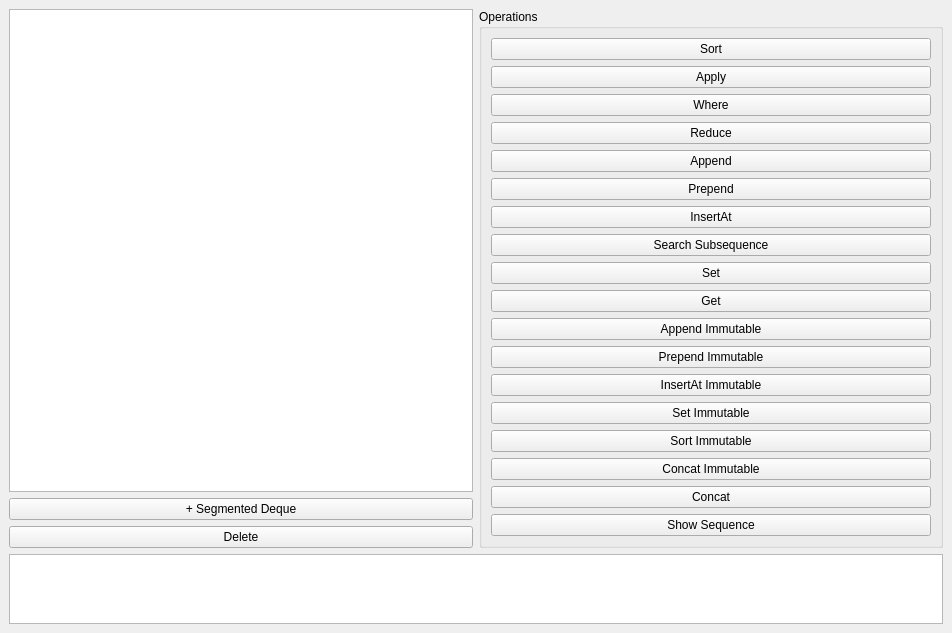
<?xml version="1.0" encoding="UTF-8"?>
<ui version="4.0">
 <class>MainWindow</class>
 <widget class="QMainWindow" name="MainWindow">
  <property name="geometry">
   <rect>
    <x>0</x>
    <y>0</y>
    <width>952</width>
    <height>623</height>
   </rect>
  </property>
  <property name="windowTitle">
   <string>Sequence Manager</string>
  </property>
  <widget class="QWidget" name="centralwidget">
   <layout class="QVBoxLayout" name="verticalLayout">
    <item>
     <layout class="QHBoxLayout" name="mainLayout" stretch="4,4">
      <item>
       <layout class="QVBoxLayout" name="sequenceLayout">
        <property name="sizeConstraint">
         <enum>QLayout::SizeConstraint::SetDefaultConstraint</enum>
        </property>
        <property name="leftMargin">
         <number>0</number>
        </property>
        <property name="rightMargin">
         <number>0</number>
        </property>
        <item>
         <widget class="QListWidget" name="sequenceListWidget">
          <property name="enabled">
           <bool>true</bool>
          </property>
         </widget>
        </item>
        <item>
         <widget class="QPushButton" name="addButton">
          <property name="text">
           <string>+ Segmented Deque</string>
          </property>
         </widget>
        </item>
        <item>
         <widget class="QPushButton" name="deleteButton">
          <property name="text">
           <string>Delete</string>
          </property>
         </widget>
        </item>
       </layout>
      </item>
      <item>
       <layout class="QGridLayout" name="operationLayout">
        <item row="0" column="0" colspan="2">
         <widget class="QGroupBox" name="operationsGroupBox">
          <property name="title">
           <string>Operations </string>
          </property>
          <layout class="QGridLayout" name="gridLayout">
           <item row="20" column="0">
            <widget class="QPushButton" name="concatButton">
             <property name="text">
              <string>Concat</string>
             </property>
            </widget>
           </item>
           <item row="19" column="0">
            <widget class="QPushButton" name="concatImmutableButton">
             <property name="text">
              <string>Concat Immutable</string>
             </property>
            </widget>
           </item>
           <item row="6" column="0">
            <widget class="QPushButton" name="appendButton">
             <property name="text">
              <string>Append</string>
             </property>
            </widget>
           </item>
           <item row="13" column="0">
            <widget class="QPushButton" name="appendImmutableButton">
             <property name="text">
              <string>Append Immutable</string>
             </property>
            </widget>
           </item>
           <item row="15" column="0">
            <widget class="QPushButton" name="insertAtImmutableButton">
             <property name="text">
              <string>InsertAt Immutable</string>
             </property>
            </widget>
           </item>
           <item row="5" column="0">
            <widget class="QPushButton" name="reduceButton">
             <property name="text">
              <string>Reduce</string>
             </property>
            </widget>
           </item>
           <item row="10" column="0">
            <widget class="QPushButton" name="setButton">
             <property name="text">
              <string>Set</string>
             </property>
            </widget>
           </item>
           <item row="21" column="0">
            <widget class="QPushButton" name="showSequenceButton">
             <property name="text">
              <string>Show Sequence</string>
             </property>
            </widget>
           </item>
           <item row="8" column="0">
            <widget class="QPushButton" name="insertAtButton">
             <property name="text">
              <string>InsertAt</string>
             </property>
            </widget>
           </item>
           <item row="14" column="0">
            <widget class="QPushButton" name="prependImmutableButton">
             <property name="text">
              <string>Prepend Immutable</string>
             </property>
            </widget>
           </item>
           <item row="2" column="0">
            <widget class="QPushButton" name="applyButton">
             <property name="text">
              <string>Apply</string>
             </property>
            </widget>
           </item>
           <item row="12" column="0">
            <widget class="QPushButton" name="getButton">
             <property name="text">
              <string>Get</string>
             </property>
            </widget>
           </item>
           <item row="1" column="0">
            <widget class="QPushButton" name="sortButton">
             <property name="text">
              <string>Sort</string>
             </property>
             <property name="flat">
              <bool>false</bool>
             </property>
            </widget>
           </item>
           <item row="7" column="0">
            <widget class="QPushButton" name="prependButton">
             <property name="text">
              <string>Prepend</string>
             </property>
            </widget>
           </item>
           <item row="17" column="0">
            <widget class="QPushButton" name="setImmutableButton">
             <property name="text">
              <string>Set Immutable</string>
             </property>
            </widget>
           </item>
           <item row="9" column="0">
            <widget class="QPushButton" name="searchSubsequenceButton">
             <property name="text">
              <string>Search Subsequence</string>
             </property>
            </widget>
           </item>
           <item row="3" column="0">
            <widget class="QPushButton" name="whereButton">
             <property name="text">
              <string>Where</string>
             </property>
            </widget>
           </item>
           <item row="18" column="0">
            <widget class="QPushButton" name="sortImmutableButton">
             <property name="text">
              <string>Sort Immutable</string>
             </property>
            </widget>
           </item>
          </layout>
         </widget>
        </item>
       </layout>
      </item>
     </layout>
    </item>
    <item>
     <widget class="QTextEdit" name="logTextEdit">
      <property name="readOnly">
       <bool>true</bool>
      </property>
     </widget>
    </item>
   </layout>
  </widget>
 </widget>
 <resources/>
 <connections/>
</ui>
